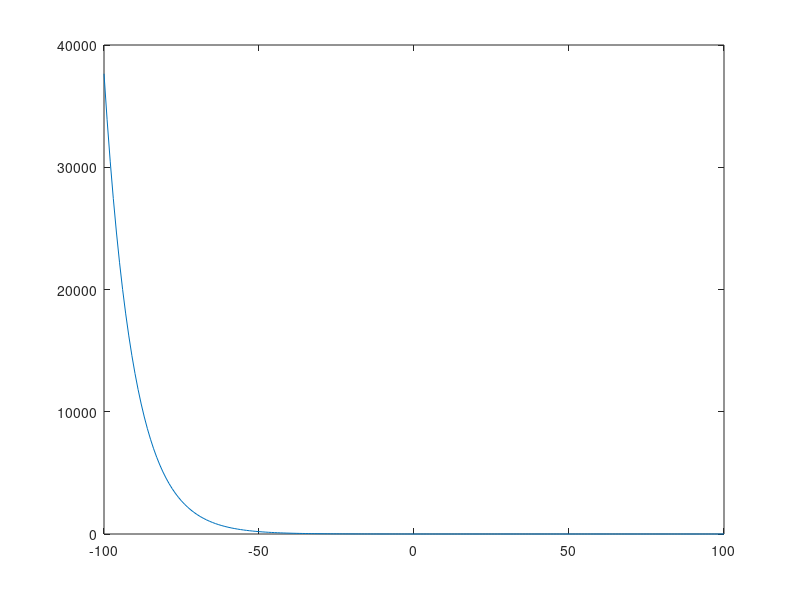
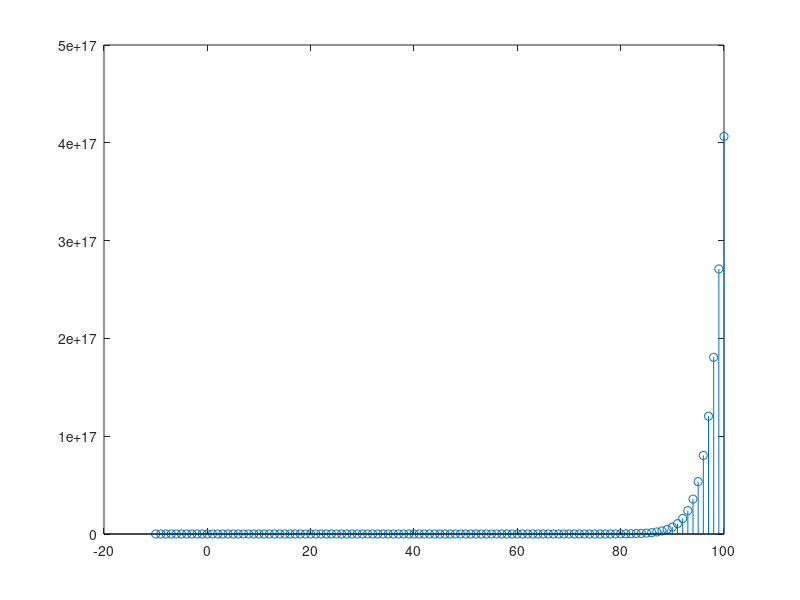

MATLAB code for these plots, in order:
clc;
clear all;
close all;
n= -100:100;
alpha=.9;
xn=alpha.^n;
figure(1);
plot(n,xn);


%increasing

x= -10:100;
alpha=1.5;
fx=alpha.^x;
figure(2);
stem(x,fx);